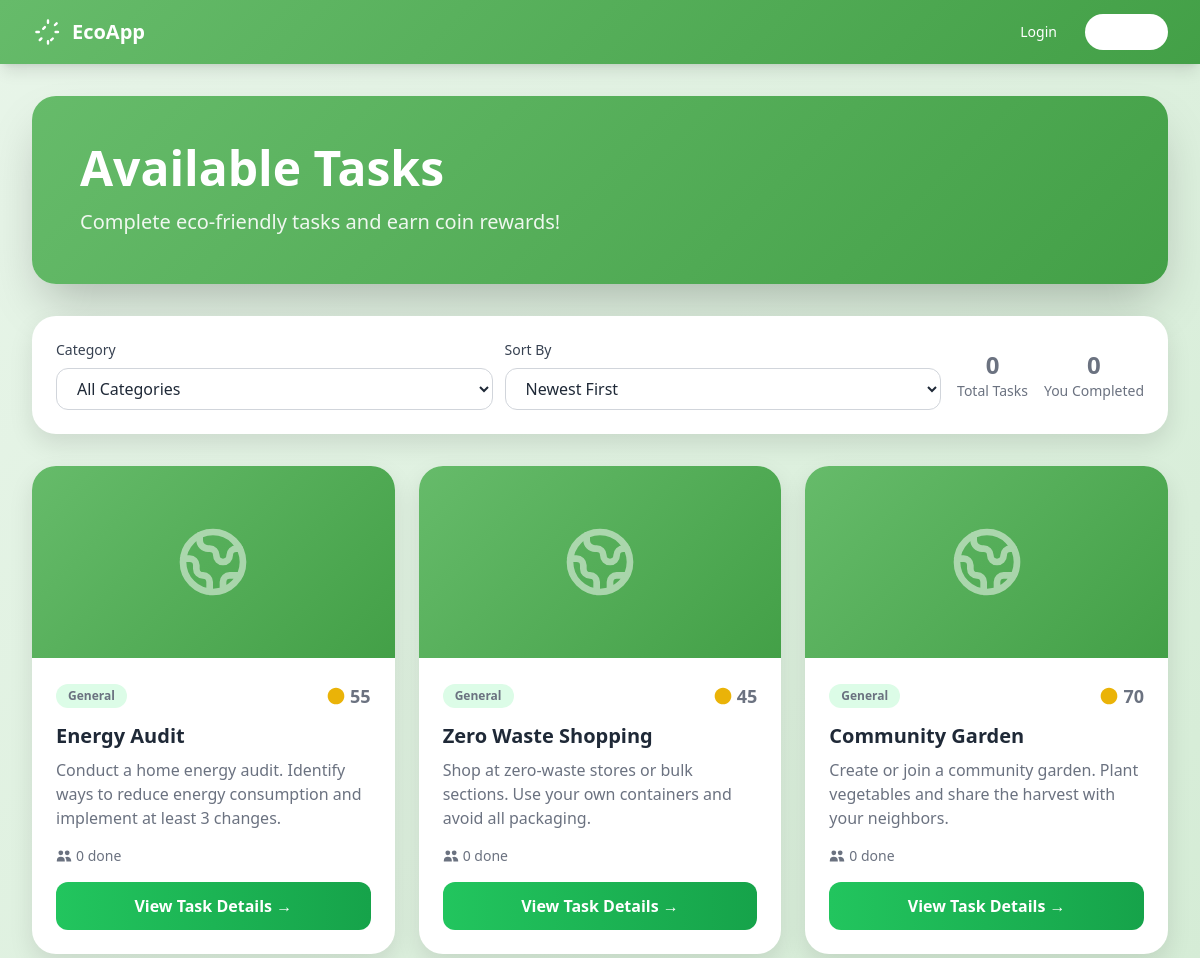
/tasks/ (upper part), run on an earlier commit of the app's database.
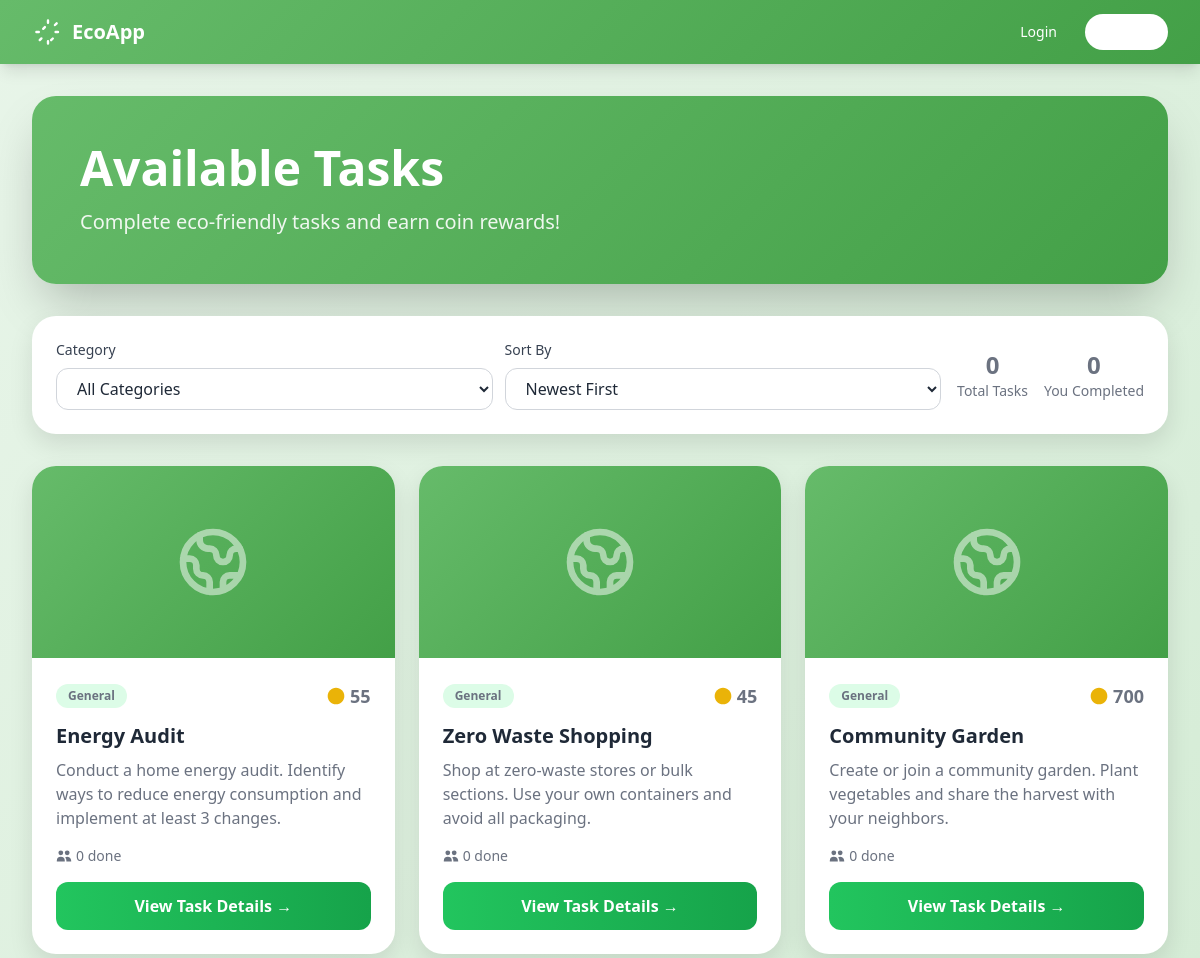
And on a later commit of the database.
### eco/models.py (models this page shows, shortened)
class EcoTask(models.Model):
    title = models.CharField(max_length=200)
    description = models.TextField()
    coin_reward = models.IntegerField(default=10)
    deadline = models.DateTimeField(blank=True, null=True)
    example_photo = models.ImageField(upload_to='task_examples/', blank=True, null=True)
    created_at = models.DateTimeField(auto_now_add=True)
    is_active = models.BooleanField(default=True)
    class Meta:
        ordering = ['-created_at']

### eco/views.py (the view)
# urls.py: path('tasks/', views.tasks_view, name='tasks'),
def tasks_view(request):
    tasks_list = EcoTask.objects.filter(is_active=True)
    submitted_task_ids = []
    if request.user.is_authenticated:
        submitted_task_ids = TaskSubmission.objects.filter(
            user=request.user
        ).values_list('task_id', flat=True)
    search = request.GET.get('search')
    if search:
        tasks_list = tasks_list.filter(
            Q(title__icontains=search) | Q(description__icontains=search)
        )
    difficulty = request.GET.get('difficulty')
    if difficulty:
        tasks_list = tasks_list.filter(difficulty=difficulty)
    sort = request.GET.get('sort')
    if sort == 'reward':
        tasks_list = tasks_list.order_by('-coin_reward')
    elif sort == 'deadline':
        tasks_list = tasks_list.order_by('deadline')
    elif sort == 'title':
        tasks_list = tasks_list.order_by('title')
    else:
        tasks_list = tasks_list.order_by('-created_at')
    paginator = Paginator(tasks_list, 9)  # 9 tasks per page
    page = request.GET.get('page')
    tasks = paginator.get_page(page)
    context = {
        'tasks': tasks,
        'submitted_task_ids': submitted_task_ids,
    }
    return render(request, 'eco/tasks.html', context)

### eco/templates/eco/tasks.html (shortened to what the changed rows need)
{% extends 'eco/base.html' %}
{% block content %}
<div class="space-y-8">
    <div class="gradient-primary rounded-3xl p-8 md:p-12 shadow-2xl">
        <h1 class="text-3xl md:text-5xl font-bold text-white mb-4">Available Tasks</h1>
    </div>
    <div>
        <div class="grid grid-cols-1 md:grid-cols-2 lg:grid-cols-3 gap-4 md:gap-6">
            {% for task in tasks %}
            <div class="card overflow-hidden hover:shadow-2xl transition-all duration-300 fade-in group">
                {% if task.image %}
                <div class="h-48 overflow-hidden">
                    <img src="{{ task.image.url }}" alt="{{ task.title }}"
                         class="w-full h-full object-cover group-hover:scale-110 transition-transform duration-300">
                </div>
                {% else %}
                <div class="h-48 gradient-primary flex items-center justify-center">
                </div>
                {% endif %}
                <div class="p-6">
                    <div class="flex items-center justify-between mb-3">
                        <span class="bg-green-100 text-green-800 text-xs font-semibold px-3 py-1 rounded-full">
                            {{ task.category|default:"General"|title }}
                        </span>
                        <div class="flex items-center space-x-1">
                            <svg class="w-5 h-5 text-yellow-500" viewBox="0 0 24 24" fill="currentColor">
                                <path d="M12 2C6.48 2 2 6.48 2 12C2 17.52 6.48 22 12 22C17.52 22 22 17.52 22 12C22 6.48 17.52 2 12 2Z"/>
                            </svg>
                            <span class="text-lg font-bold text-gray-800">{{ task.reward_coins|default:task.coin_reward|default:0 }}</span>
                        </div>
                    </div>
                    <h3 class="text-xl font-bold text-gray-800 mb-2 line-clamp-2">{{ task.title }}</h3>
                    <p class="text-gray-600 mb-4 line-clamp-3">{{ task.description|truncatewords:20 }}</p>
                    <div class="flex items-center gap-4 text-sm text-gray-500 mb-4">
                        <div class="flex items-center gap-1">
                            <svg class="w-4 h-4" fill="currentColor" viewBox="0 0 20 20">
                                <path d="M9 6a3 3 0 11-6 0 3 3 0 016 0zM17 6a3 3 0 11-6 0 3 3 0 016 0zM12.93 17c.046-.327.07-.66.07-1a6.97 6.97 0 00-1.5-4.33A5 5 0 0119 16v1h-6.07zM6 11a5 5 0 015 5v1H1v-1a5 5 0 015-5z" />
                            </svg>
                            <span>{{ task.submission_count|default:0 }} done</span>
                        </div>
                    </div>
                    <a href="{% url 'task_detail' task.id %}"
                       class="block w-full text-center bg-gradient-to-r from-green-500 to-green-600 hover:from-green-600 hover:to-green-700 text-white font-semibold py-3 rounded-xl transition-all duration-300 transform hover:scale-105">
                        View Task Details →
                    </a>
                </div>
            </div>
            {% endfor %}
        </div>
    </div>
</div>
{% endblock %}

What changed in the data, as far as the page shows it:
changed EcoTask "Community Garden": reward_coins "70" → "700"
